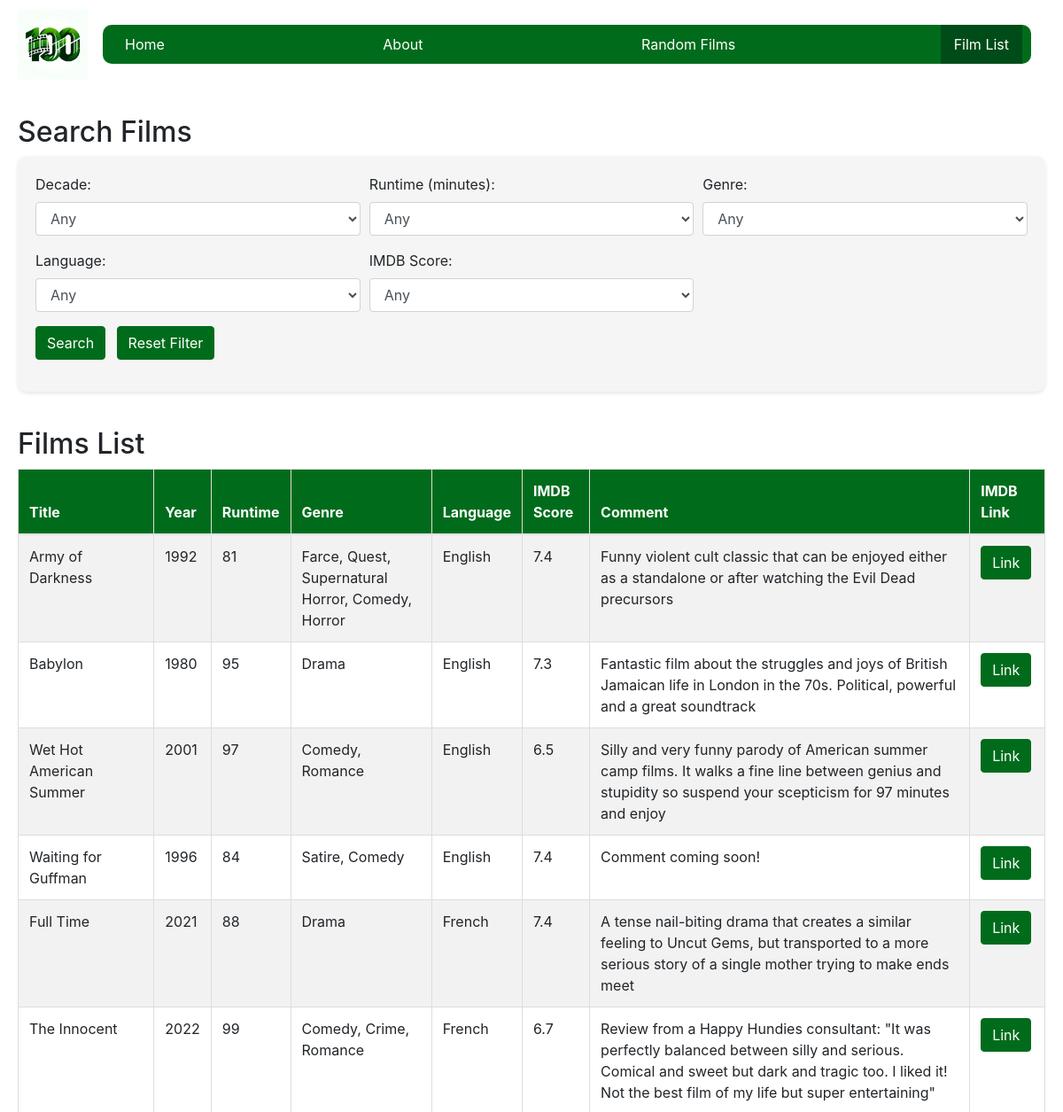
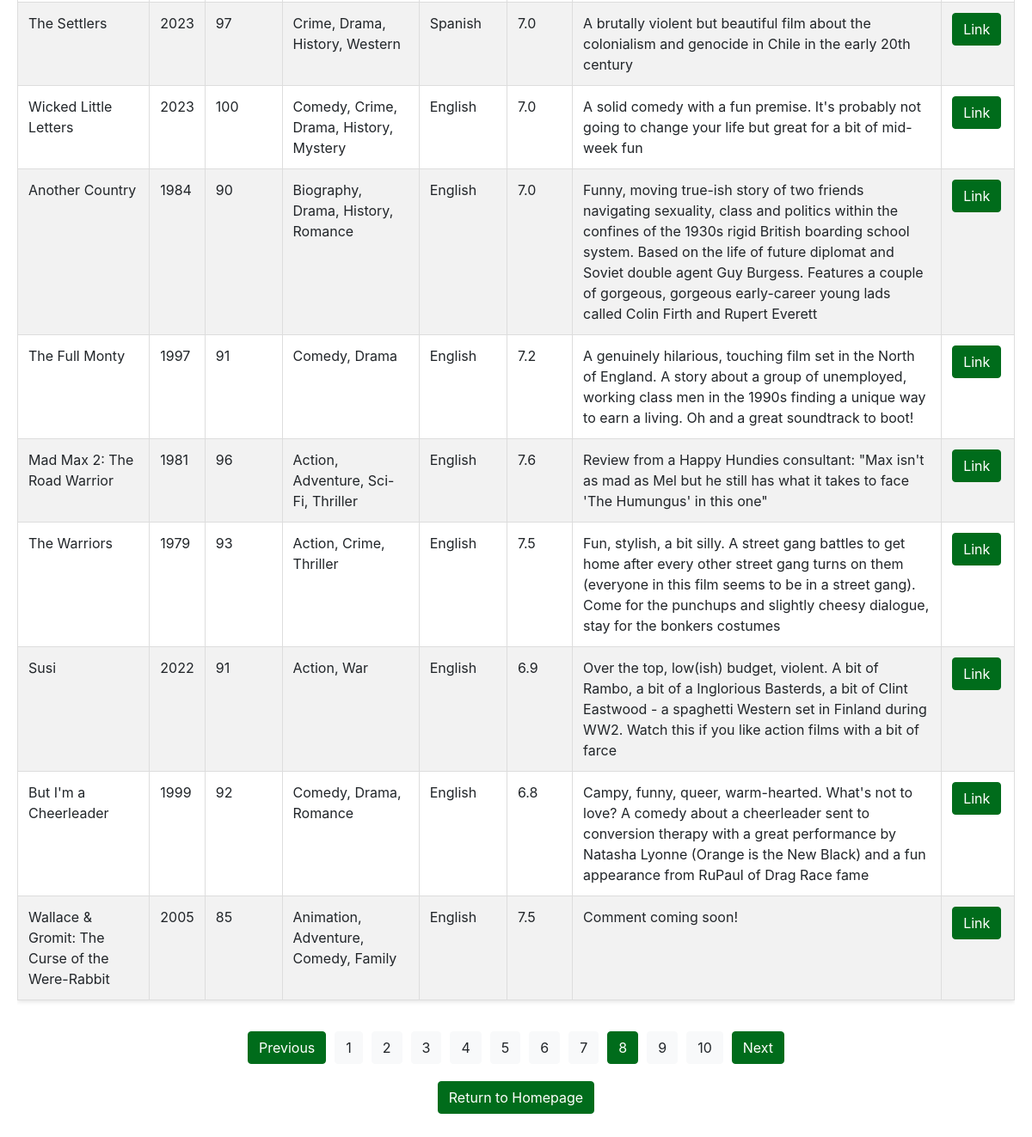
Page /film_list?page=8&decade=any&genre=any&runtime=any&language=any&imdb_score=any on the committed database (2 pictures, top to bottom).
### tables this page shows
CREATE TABLE hhdata (
        ID INTEGER PRIMARY KEY AUTOINCREMENT,
        Name TEXT,
        Year INTEGER,
        Runtime INTEGER,
        Genre TEXT,
        Language TEXT,
        IMDBScore REAL,
        Comment TEXT,
        Link TEXT,
        TMDBkey TEXT
    );

### applauncher.py (the view)
@app.route('/film_list')
def film_list():
    with sqlite3.connect(DATABASE) as conn:
        cur = conn.cursor()
        cur.execute("SELECT DISTINCT Language FROM hhdata ORDER BY Language")
        languages = [row[0] for row in cur.fetchall() if row[0]]
        cur.execute("SELECT DISTINCT Genre FROM hhdata")
        raw_genres = [row[0] for row in cur.fetchall() if row[0]]
        unique_genres = set()
        for genres in raw_genres:
            unique_genres.update([genre.strip() for genre in genres.split(',')])
        unique_genres = sorted(unique_genres)
    page = request.args.get('page', 1, type=int)
    films_per_page = 15  # Set films per page
    decade = request.args.get('decade', 'any')
    genre = request.args.get('genre', 'any')
    runtime = request.args.get('runtime', 'any')
    language = request.args.get('language', 'any')
    imdb_score = request.args.get('imdb_score', 'any')
    offset = (page - 1) * films_per_page
    films, total_films = fetch_films_with_pagination(decade, genre, runtime, language, imdb_score, offset, films_per_page)
    total_pages = ceil(total_films / films_per_page)
    return render_template(
        'film_list.html',
        films=films,
        page=page,
        total_pages=total_pages,
        decade=decade,
        genre=genre,
        runtime=runtime,
        language=language,
        imdb_score=imdb_score,
        languages=languages,
        genres=unique_genres
    )

### templates/film_list.html (shortened to what this page needs)
<!DOCTYPE html>
<html lang="en">
<head>
    <link rel="stylesheet" href="https://maxcdn.bootstrapcdn.com/bootstrap/4.5.2/css/bootstrap.min.css">
    <link rel="stylesheet" href="{{ url_for('static', filename='style.css') }}">
</head>
<body>
    <header class="header-navbar">
        <a href="/" class="logo-link">
            <img src="{{ url_for('static', filename='HappyHundies.png') }}" alt="Happy Hundies Logo" style="height: 80px;">
        </a>
        <nav class="navbar">
            <div class="navbar-links">
                <a href="/">Home</a>
                <a href="/about">About</a>
                <a href="/randomfilms">Random Films</a>
                <a class="active" href="/film_list">Film List</a>
            </div>
        </nav>
    </header>
<div class="filmlist-page-container">
    <h2>Search Films</h2>
    <div class="form-container">
        <form action="/film_list" method="get">
            <div class="form-row">
                <div class="form-group col-md-4">
                    <label for="decade">Decade:</label>
                    <select name="decade" class="form-control">
                        <option value="any" {% if not decade or decade == 'any' %}selected{% endif %}>Any</option>
                    </select>
                </div>
                <div class="form-group col-md-4">
                    <label for="runtime">Runtime (minutes):</label>
                    <select name="runtime" class="form-control">
                        <option value="any" {% if not runtime or runtime == 'any' %}selected{% endif %}>Any</option>
                    </select>
                </div>
                <div class="form-group col-md-4">
                    <label for="genre">Genre:</label>
                    <select name="genre" class="form-control">
                        <option value="any" {% if genre == 'any' %}selected{% endif %}>Any</option>
                    </select>
                </div>
            </div>
            <div class="form-row">
                <div class="form-group col-md-4">
                    <label for="language">Language:</label>
                    <select name="language" class="form-control">
                        <option value="any" {% if language == 'any' %}selected{% endif %}>Any</option>
                    </select>
                </div>
                <div class="form-group col-md-4">
                    <label for="imdb_score">IMDB Score:</label>
                    <select name="imdb_score" class="form-control">
                        <option value="any" {% if not imdb_score or imdb_score == 'any' %}selected{% endif %}>Any</option>
                    </select>
                </div>
            </div>
            <div class="form-row">
                <div class="form-group col-md-12">
                    <input type="submit" value="Search" class="btn btn-primary">
                    <a href="{{ url_for('film_list') }}" class="btn btn-secondary ml-2">Reset Filter</a>
                </div>
            </div>
        </form>
    </div>
    <h2>Films List</h2>
    <div class="table-responsive d-none d-md-block">
        <table class="table table-striped">
            <thead>
                <tr>
                    <th>Title</th>
                    <th>Year</th>
                    <th>Runtime</th>
                    <th>Genre</th>
                    <th>Language</th>
                    <th>IMDB Score</th>
                    <th>Comment</th>
                    <th>IMDB Link</th>
                </tr>
            </thead>
            <tbody>
                {% for film in films %}
                    <tr>
                        <td>{{ film[1] }}</td>
                        <td>{{ film[2] }}</td>
                        <td>{{ film[3] }}</td>
                        <td>{{ film[4] }}</td>
                        <td>{{ film[5] }}</td>
                        <td>{{ film[6] }}</td>
                        <td>{{ film[7] }}</td>
                        <td>
                            {% if film[8] %}
                                <a href="{{ film[8] }}" target="_blank" class="btn btn-primary">Link</a>
                            {% endif %}
                        </td>
                    </tr>
                {% else %}
                    <tr>
                        <td colspan="8">No films found.</td>
                    </tr>
                {% endfor %}
            </tbody>
        </table>
    </div>
    <div class="pagination">
        {% if page > 1 %}
            <a href="{{ url_for('film_list', page=page-1, decade=decade, genre=genre, runtime=runtime, language=language, imdb_score=imdb_score) }}" class="btn btn-secondary">Previous</a>
        {% else %}
            <span class="btn btn-secondary disabled">Previous</span>
        {% endif %}
        {% for p in range(1, total_pages + 1) %}
            <a href="{{ url_for('film_list', page=p, decade=decade, genre=genre, runtime=runtime, language=language, imdb_score=imdb_score) }}"
               class="btn {% if p == page %}btn-primary{% else %}btn-light{% endif %}">{{ p }}</a>
        {% endfor %}
        {% if page < total_pages %}
            <a href="{{ url_for('film_list', page=page+1, decade=decade, genre=genre, runtime=runtime, language=language, imdb_score=imdb_score) }}" class="btn btn-secondary">Next</a>
        {% else %}
            <span class="btn btn-secondary disabled">Next</span>
        {% endif %}
    </div>
    <div class="return-homepage">
        <a href="{{ url_for('index') }}">
            <button type="button" class="btn btn-primary">Return to Homepage</button>
        </a>
    </div>
</body>
</html>

### static/style.css (style rules this page uses)
.header-navbar { display: flex; align-items: center; justify-content: space-between; padding: 10px 20px; background-color: #fff; box-sizing: border-box; }
.logo-link img, .index-logo img { height: 80px; }
.logo-link, .index-logo { flex-shrink: 0; }
.navbar { display: flex; align-items: center; flex-grow: 1; }
.navbar-links { display: flex; justify-content: space-between; align-items: center; flex-grow: 1; background-color: #006c1b; border-radius: 10px; padding: 0 10px; box-sizing: border-box; }
.navbar-links a { color: white; text-decoration: none; padding: 10px 15px; font-size: 16px; transition: background-color 0.3s; }
.navbar-links a.active, .navbar-links a:hover { background-color: #004c18; }
.pagination { display: flex; justify-content: center; align-items: center; margin: 20px 0; gap: 10px; }
.return-homepage { display: flex; justify-content: center; margin-top: 20px; }
.form-container, .plucky-container { max-width: 100%; }
.filmlist-page-container, .intro-container { margin: 10px auto; padding: 20px; background-color: #f5f5f5; border-radius: 10px; box-sizing: border-box; max-width: 100%; }
.filmlist-page-container { background-color: #ffffff; }
.btn-primary, .btn-secondary { background-color: #006c1b; border-color: #006c1b; color: white; }
.table { border-collapse: collapse; width: 100%; box-shadow: 0 2px 5px rgba(0,0,0,0.1); }
th, td { border: 1px solid #ddd; text-align: left; padding: 10px; }
th { background-color: #006c1b; color: white; }
.form-container { background-color: #f5f5f5; padding: 20px; border-radius: 10px; box-shadow: 0 2px 4px rgba(0,0,0,0.1); margin-bottom: 40px; box-sizing: border-box; }
@media (min-width: 769px) { .d-none { display: block !important; } }

### rows in the picture
hhdata: Name "Army of Darkness", Year "1992", Runtime "81", Genre "Farce, Quest, Supernatural Horror, Comedy, Horror", Language "English", IMDBScore "7.4", Comment "Funny violent cult classic that can be enjoyed either as a standalone or after watching the Evil Dead precursors"
hhdata: Name "Babylon", Year "1980", Runtime "95", Genre "Drama", Language "English", IMDBScore "7.3", Comment "Fantastic film about the struggles and joys of British Jamaican life in London in the 70s. Political, powerful and a great soundtrack"
hhdata: Name "Wet Hot American Summer", Year "2001", Runtime "97", Genre "Comedy, Romance", Language "English", IMDBScore "6.5", Comment "Silly and very funny parody of American summer camp films. It walks a fine line between genius and stupidity so suspend your scepticism for 97 minutes and enjoy"
hhdata: Name "Waiting for Guffman", Year "1996", Runtime "84", Genre "Satire, Comedy", Language "English", IMDBScore "7.4", Comment "Comment coming soon!"
hhdata: Name "Full Time", Year "2021", Runtime "88", Genre "Drama", Language "French", IMDBScore "7.4", Comment "A tense nail-biting drama that creates a similar feeling to Uncut Gems, but transported to a more serious story of a single mother trying to make ends meet"
hhdata: Name "The Innocent", Year "2022", Runtime "99", Genre "Comedy, Crime, Romance", Language "French", IMDBScore "6.7", Comment "Review from a Happy Hundies consultant: \"It was perfectly balanced between silly and serious. Comical and sweet but dark and tragic too. I liked it! Not the best film of my life but super entertaining\""
hhdata: Name "The Settlers", Year "2023", Runtime "97", Genre "Crime, Drama, History, Western", Language "Spanish", IMDBScore "7.0", Comment "A brutally violent but beautiful film about the colonialism and genocide in Chile in the early 20th century"
hhdata: Name "Wicked Little Letters", Year "2023", Runtime "100", Genre "Comedy, Crime, Drama, History, Mystery", Language "English", IMDBScore "7.0", Comment "A solid comedy with a fun premise. It's probably not going to change your life but great for a bit of mid-week fun"
hhdata: Name "Another Country", Year "1984", Runtime "90", Genre "Biography, Drama, History, Romance", Language "English", IMDBScore "7.0", Comment "Funny, moving true-ish story of two friends navigating sexuality, class and politics within the confines of the 1930s rigid British boarding school system. Based on the life of future diplomat and Soviet double agent Guy Burgess. Features a couple of gorgeous, gorgeous early-career young lads called Colin Firth and Rupert Everett"
hhdata: Name "The Full Monty", Year "1997", Runtime "91", Genre "Comedy, Drama", Language "English", IMDBScore "7.2", Comment "A genuinely hilarious, touching film set in the North of England. A story about a group of unemployed, working class men in the 1990s finding a unique way to earn a living. Oh and a great soundtrack to boot!"
hhdata: Name "Mad Max 2: The Road Warrior", Year "1981", Runtime "96", Genre "Action, Adventure, Sci-Fi, Thriller", Language "English", IMDBScore "7.6", Comment "Review from a Happy Hundies consultant: \"Max isn't as mad as Mel but he still has what it takes to face 'The Humungus' in this one\""
hhdata: Name "The Warriors", Year "1979", Runtime "93", Genre "Action, Crime, Thriller", Language "English", IMDBScore "7.5", Comment "Fun, stylish, a bit silly. A street gang battles to get home after every other street gang turns on them (everyone in this film seems to be in a street gang). Come for the punchups and slightly cheesy dialogue, stay for the bonkers costumes"
hhdata: Name "Susi", Year "2022", Runtime "91", Genre "Action, War", Language "English", IMDBScore "6.9", Comment "Over the top, low(ish) budget, violent. A bit of Rambo, a bit of a Inglorious Basterds, a bit of Clint Eastwood - a spaghetti Western set in Finland during WW2. Watch this if you like action films with a bit of farce"
hhdata: Name "But I'm a Cheerleader", Year "1999", Runtime "92", Genre "Comedy, Drama, Romance", Language "English", IMDBScore "6.8", Comment "Campy, funny, queer, warm-hearted. What's not to love? A comedy about a cheerleader sent to conversion therapy with a great performance by Natasha Lyonne (Orange is the New Black) and a fun appearance from RuPaul of Drag Race fame"
hhdata: Name "Wallace & Gromit: The Curse of the Were-Rabbit", Year "2005", Runtime "85", Genre "Animation, Adventure, Comedy, Family", Language "English", IMDBScore "7.5", Comment "Comment coming soon!"

### other values in the picture
{{ p }} "1" "2" "3" "4" "5" "6" "7" "8" "9" "10"
